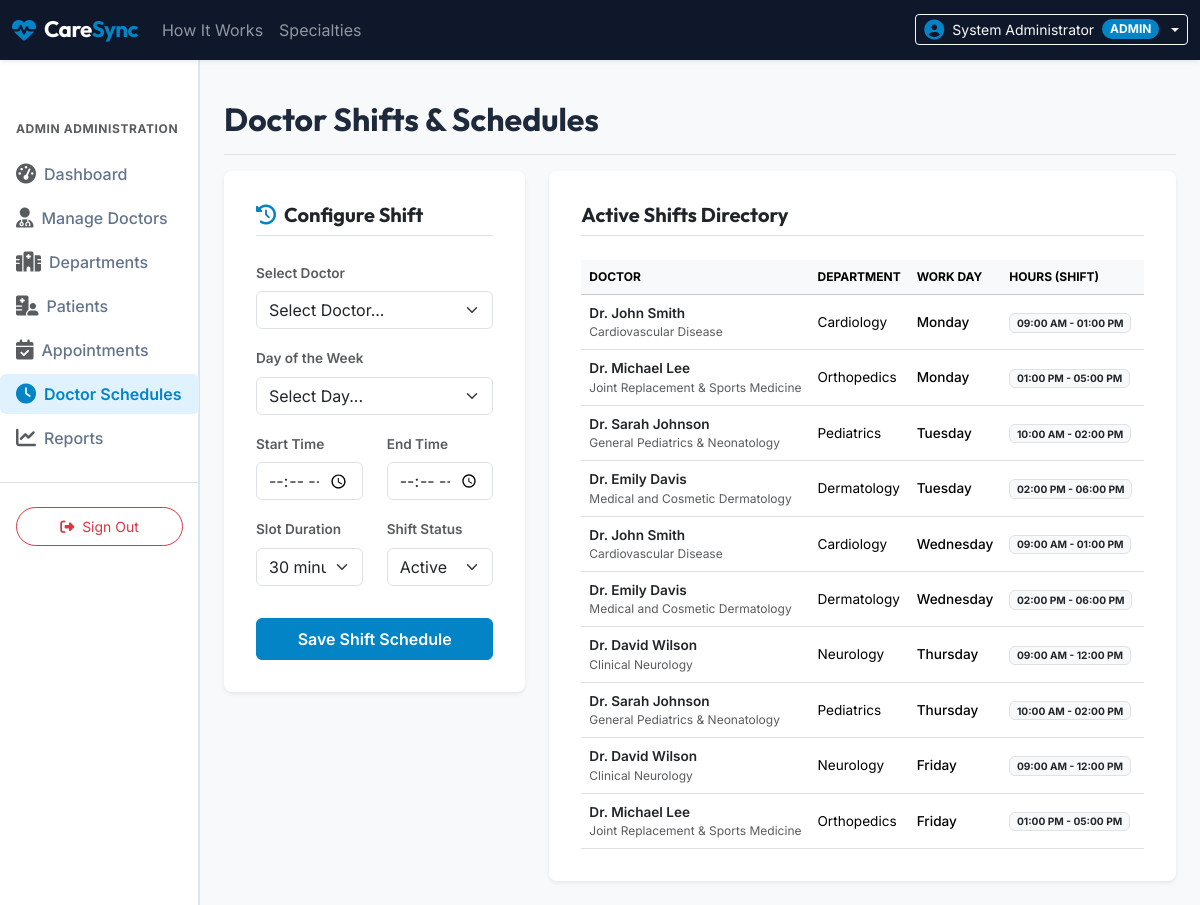
/admin/schedules.php (signed in), run on the app's committed database.
### tables this page shows
CREATE TABLE `doctor_schedules` (
  `id` INT AUTO_INCREMENT PRIMARY KEY,
  `doctor_id` INT NOT NULL,
  `day_of_week` ENUM('Monday', 'Tuesday', 'Wednesday', 'Thursday', 'Friday', 'Saturday', 'Sunday') NOT NULL,
  `start_time` TIME NOT NULL,
  `end_time` TIME NOT NULL,
  `slot_duration` INT NOT NULL DEFAULT 30 COMMENT 'Slot duration in minutes',
  `status` ENUM('active', 'inactive') NOT NULL DEFAULT 'active',
  FOREIGN KEY (`doctor_id`) REFERENCES `doctors` (`id`) ON DELETE CASCADE,
  UNIQUE KEY `unique_doctor_day` (`doctor_id`, `day_of_week`)
);

CREATE TABLE `users` (
  `id` INT AUTO_INCREMENT PRIMARY KEY,
  `name` VARCHAR(100) NOT NULL,
  `email` VARCHAR(100) NOT NULL UNIQUE,
  `password` VARCHAR(255) NOT NULL,
  `role` ENUM('admin', 'doctor', 'patient') NOT NULL,
  `status` ENUM('active', 'inactive') NOT NULL DEFAULT 'active',
  `created_at` TIMESTAMP DEFAULT CURRENT_TIMESTAMP
);

CREATE TABLE `doctors` (
  `id` INT AUTO_INCREMENT PRIMARY KEY,
  `user_id` INT NOT NULL,
  `department_id` INT NOT NULL,
  `specialization` VARCHAR(100) NOT NULL,
  `qualification` VARCHAR(255) NOT NULL,
  `experience` INT NOT NULL COMMENT 'Experience in years',
  `consultation_fee` DECIMAL(10, 2) NOT NULL,
  `phone` VARCHAR(20) NOT NULL,
  `bio` TEXT NOT NULL,
  `image` VARCHAR(255) DEFAULT NULL,
  `status` ENUM('active', 'inactive') NOT NULL DEFAULT 'active',
  `created_at` TIMESTAMP DEFAULT CURRENT_TIMESTAMP,
  FOREIGN KEY (`user_id`) REFERENCES `users` (`id`) ON DELETE CASCADE,
  FOREIGN KEY (`department_id`) REFERENCES `departments` (`id`) ON DELETE RESTRICT
);

CREATE TABLE `departments` (
  `id` INT AUTO_INCREMENT PRIMARY KEY,
  `name` VARCHAR(100) NOT NULL UNIQUE,
  `description` TEXT NOT NULL,
  `status` ENUM('active', 'inactive') NOT NULL DEFAULT 'active',
  `created_at` TIMESTAMP DEFAULT CURRENT_TIMESTAMP
);

### includes/functions.php (called while the page is built, shortened)
<?php
function sanitize($data) {
    return htmlspecialchars(trim($data), ENT_QUOTES, 'UTF-8');
}
function format_time($time) {
    return date('h:i A', strtotime($time));
}
?>

### admin/schedules.php (the view, shortened to what this page needs)
<?php
require_once __DIR__ . '/../includes/header.php';
require_once __DIR__ . '/../config/database.php';
$schedules = [];
try {
    $schedules = $pdo->query("
        SELECT ds.*, u.name AS doctor_name, d.specialization, dep.name AS department_name
        FROM doctor_schedules ds
        JOIN doctors d ON ds.doctor_id = d.id
        JOIN users u ON d.user_id = u.id
        JOIN departments dep ON d.department_id = dep.id
        ORDER BY FIELD(ds.day_of_week, 'Monday', 'Tuesday', 'Wednesday', 'Thursday', 'Friday', 'Saturday', 'Sunday'), ds.start_time ASC
    ")->fetchAll();
} catch (PDOException $e) {
    $error = "Failed to load schedules: " . $e->getMessage();
}
?>
<div class="d-flex justify-content-between flex-wrap flex-md-nowrap align-items-center pt-3 pb-2 mb-3 border-bottom">
    <h1 class="h2 font-outfit fw-bold text-dark-blue">Doctor Shifts & Schedules</h1>
</div>
<div class="row g-4">
    <div class="col-lg-4">
        <div class="card border-0 shadow-sm rounded-3 bg-white p-3">
            <div class="card-body">
                <h5 class="card-title font-outfit fw-bold text-dark-blue mb-4 border-bottom pb-2">
                    <i class="fa-solid fa-clock-rotate-left text-medical-blue me-2"></i>Configure Shift
                </h5>
                <form action="schedules.php" method="POST" class="needs-validation" novalidate>
                    <div class="mb-3">
                        <label for="doctor_id" class="form-label fs-8 text-muted fw-semibold">Select Doctor</label>
                        <select class="form-select" id="doctor_id" name="doctor_id" required>
                            <option value="" disabled selected>Select Doctor...</option>
                        </select>
                    </div>
                    <div class="mb-3">
                        <label for="day_of_week" class="form-label fs-8 text-muted fw-semibold">Day of the Week</label>
                        <select class="form-select" id="day_of_week" name="day_of_week" required>
                            <option value="" disabled selected>Select Day...</option>
                        </select>
                    </div>
                    <div class="row">
                        <div class="col-md-6 mb-3">
                            <label for="start_time" class="form-label fs-8 text-muted fw-semibold">Start Time</label>
                            <input type="time" class="form-control" id="start_time" name="start_time" required>
                        </div>
                        <div class="col-md-6 mb-3">
                            <label for="end_time" class="form-label fs-8 text-muted fw-semibold">End Time</label>
                            <input type="time" class="form-control" id="end_time" name="end_time" required>
                        </div>
                    </div>
                    <div class="row">
                        <div class="col-md-6 mb-3">
                            <label for="slot_duration" class="form-label fs-8 text-muted fw-semibold">Slot Duration</label>
                            <select class="form-select" id="slot_duration" name="slot_duration" required>
                                <option value="30" selected>30 minutes</option>
                            </select>
                        </div>
                        <div class="col-md-6 mb-4">
                            <label for="status" class="form-label fs-8 text-muted fw-semibold">Shift Status</label>
                            <select class="form-select" id="status" name="status" required>
                                <option value="active" selected>Active</option>
                            </select>
                        </div>
                    </div>
                    <div class="d-grid pt-2">
                        <button type="submit" class="btn btn-medical-blue text-white fw-semibold py-2">
                            Save Shift Schedule
                        </button>
                    </div>
                </form>
            </div>
        </div>
    </div>
    <div class="col-lg-8">
        <div class="card border-0 shadow-sm rounded-3 bg-white p-3">
            <div class="card-body">
                <h5 class="card-title font-outfit fw-bold text-dark-blue mb-4 border-bottom pb-2">Active Shifts Directory</h5>
                <div class="table-responsive">
                    <table class="table align-middle table-hover mb-0 text-nowrap">
                        <thead class="table-light fs-9 text-uppercase">
                            <tr>
                                <th>Doctor</th>
                                <th>Department</th>
                                <th>Work Day</th>
                                <th>Hours (Shift)</th>
                                <th>Duration</th>
                            </tr>
                        </thead>
                        <tbody class="fs-8">
                            <?php if (empty($schedules)): ?>
                                <tr>
                                    <td colspan="7" class="text-center text-muted py-3">No shifts scheduled yet.</td>
                                </tr>
                            <?php else: ?>
                                <?php foreach ($schedules as $sch): ?>
                                    <tr>
                                        <td>
                                            <div class="fw-semibold text-dark"><?php echo sanitize($sch['doctor_name']); ?></div>
                                            <div class="text-muted fs-9"><?php echo sanitize($sch['specialization']); ?></div>
                                        </td>
                                        <td><?php echo sanitize($sch['department_name']); ?></td>
                                        <td class="fw-medium text-dark-blue"><?php echo $sch['day_of_week']; ?></td>
                                        <td>
                                            <span class="badge bg-light text-dark border">
                                                <?php echo format_time($sch['start_time']); ?> - <?php echo format_time($sch['end_time']); ?>
                                            </span>
                                        </td>
                                        <td><?php echo $sch['slot_duration']; ?> mins</td>
                                    </tr>
                                <?php endforeach; ?>
                            <?php endif; ?>
                        </tbody>
                    </table>
                </div>
            </div>
        </div>
    </div>
</div>
<?php
require_once __DIR__ . '/../includes/footer.php';
?>

### assets/css/style.css (style rules this page uses)
:root { --dark-blue: #0f172a; --medical-blue: #0284c7; --medical-light: #e0f2fe; --body-bg: #f8fafc; --text-dark: #1e293b; --text-muted: #64748b; --border-color: #e2e8f0; }
body { font-family: 'Inter', sans-serif; color: var(--text-dark); background-color: var(--body-bg) !important; display: flex; flex-direction: column; min-height: 100vh; }
.font-outfit, h1, h2, h3, h4, h5, h6 { font-family: 'Outfit', sans-serif; }
.text-medical-blue { color: var(--medical-blue) !important; }
.btn-medical-blue { background-color: var(--medical-blue); border-color: var(--medical-blue); color: #fff; }
.fs-8 { font-size: 0.85rem !important; }
.fs-9 { font-size: 0.75rem !important; }

### data on the page
doctor_schedules: users.name "Dr. John Smith", doctor.specialization "Cardiovascular Disease", departments.name "Cardiology", day_of_week "Monday", start_time "09:00 AM", end_time "01:00 PM"
doctor_schedules: users.name "Dr. Michael Lee", doctor.specialization "Joint Replacement & Sports Medicine", departments.name "Orthopedics", day_of_week "Monday", start_time "01:00 PM", end_time "05:00 PM"
doctor_schedules: users.name "Dr. Sarah Johnson", doctor.specialization "General Pediatrics & Neonatology", departments.name "Pediatrics", day_of_week "Tuesday", start_time "10:00 AM", end_time "02:00 PM"
doctor_schedules: users.name "Dr. Emily Davis", doctor.specialization "Medical and Cosmetic Dermatology", departments.name "Dermatology", day_of_week "Tuesday", start_time "02:00 PM", end_time "06:00 PM"
doctor_schedules: users.name "Dr. John Smith", doctor.specialization "Cardiovascular Disease", departments.name "Cardiology", day_of_week "Wednesday", start_time "09:00 AM", end_time "01:00 PM"
doctor_schedules: users.name "Dr. Emily Davis", doctor.specialization "Medical and Cosmetic Dermatology", departments.name "Dermatology", day_of_week "Wednesday", start_time "02:00 PM", end_time "06:00 PM"
doctor_schedules: users.name "Dr. David Wilson", doctor.specialization "Clinical Neurology", departments.name "Neurology", day_of_week "Thursday", start_time "09:00 AM", end_time "12:00 PM"
doctor_schedules: users.name "Dr. Sarah Johnson", doctor.specialization "General Pediatrics & Neonatology", departments.name "Pediatrics", day_of_week "Thursday", start_time "10:00 AM", end_time "02:00 PM"
doctor_schedules: users.name "Dr. David Wilson", doctor.specialization "Clinical Neurology", departments.name "Neurology", day_of_week "Friday", start_time "09:00 AM", end_time "12:00 PM"
doctor_schedules: users.name "Dr. Michael Lee", doctor.specialization "Joint Replacement & Sports Medicine", departments.name "Orthopedics", day_of_week "Friday", start_time "01:00 PM", end_time "05:00 PM"

### other printed values
$_SESSION['name'] "System Administrator"
$_SESSION['role'] "ADMIN"
